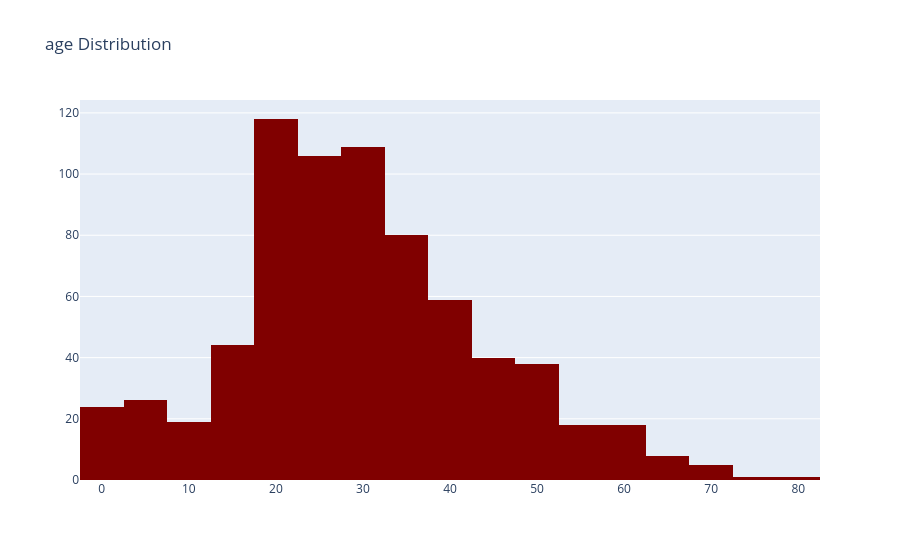

Notebook code for this chart:
### Code cell
#Let's visualize histogram
trace = go.Histogram(x = data['age'],
                     nbinsx=20,
                     marker={'color':'maroon'})
#layout define for the graph
layout = go.Layout(title="age Distribution")
#we combine the trace with the layout to display the figure
fig = go.Figure(data=trace,layout = layout)
fig.show()

### Figure 1 — Plotly figure (JSON) as saved in the notebook; plotly's stock layout.template omitted (floating-point values rounded to 4 significant figures; data arrays with more than 128 entries replaced by an {"elided": "..."} marker saying what was removed)
{"data": [{"marker": {"color": "maroon"}, "nbinsx": 20, "type": "histogram", "x": {"elided": "891 float values"}}], "layout": {"title": {"text": "age Distribution"}}}
